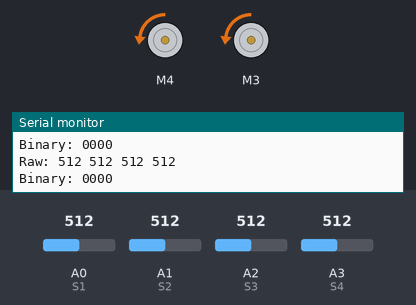
The sketch below on a simulated Arduino Uno, built with avr-gcc and run on an emulated ATmega328P. Shown: 2 × DC motor (green arrow = forward, orange = backward, longer = faster), the last lines printed to the serial monitor. The inputs (shaded band) are chosen by the test bench; at power-on: A1 (S2) = 512, A0 (S1) = 512, A2 (S3) = 512, A3 (S4) = 512.

Above: at 1.2 s.
1.3 s: A1 (S2) set to 209
4.3 s: A1 (S2) set to 189
At 5.5 s:
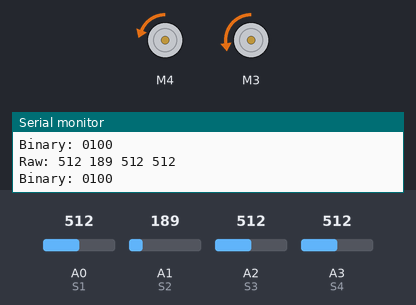
5.8 s: A0 (S1) set to 212
7.3 s: A0 (S1) set to 192
At 7.9 s:
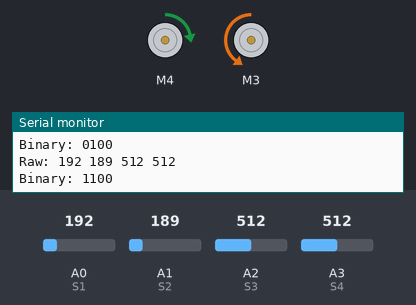
Timing chart, 0 to 9.8 s (numbered marks = the images above; inputs shaded):
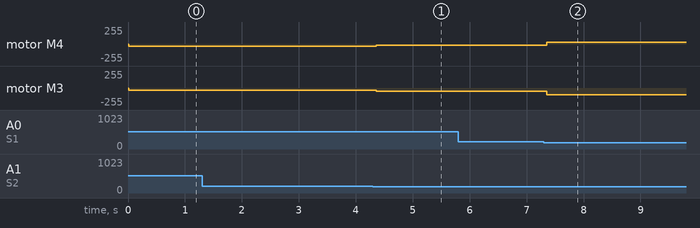

The sketch:

sensor.ino
```cpp
#include <Wire.h>
#include <Adafruit_MotorShield.h>

Adafruit_MotorShield AFMS = Adafruit_MotorShield();

Adafruit_DCMotor *leftMotor = AFMS.getMotor(4);
Adafruit_DCMotor *rightMotor = AFMS.getMotor(3);

// Sensors: Right to Left = A3, A2, A1, A0
const int S1 = A0;  // Left outer
const int S2 = A1;  // Left middle
const int S3 = A2;  // Right middle
const int S4 = A3;  // Right outer

const int threshold = 200;  // Adjust to your surface

// Base speeds (super slow)
const int baseLeftSpeed = 35;
const int baseRightSpeed = 35;

void setup() {
  Serial.begin(9600);
  AFMS.begin();
  Serial.println("=== Line Follower with Spin Recovery ===");

  leftMotor->setSpeed(baseLeftSpeed);
  rightMotor->setSpeed(baseRightSpeed);
}

void loop() {
  int rawS1 = analogRead(S1);
  int rawS2 = analogRead(S2);
  int rawS3 = analogRead(S3);
  int rawS4 = analogRead(S4);

  int s1 = (rawS1 < threshold) ? 1 : 0;
  int s2 = (rawS2 < threshold) ? 1 : 0;
  int s3 = (rawS3 < threshold) ? 1 : 0;
  int s4 = (rawS4 < threshold) ? 1 : 0;

  // Sensor debug output
  Serial.print("Raw: ");
  Serial.print(rawS1); Serial.print(" ");
  Serial.print(rawS2); Serial.print(" ");
  Serial.print(rawS3); Serial.print(" ");
  Serial.println(rawS4);

  Serial.print("Binary: ");
  Serial.print(s1); Serial.print(s2); Serial.print(s3); Serial.println(s4);

  // === MAIN LOGIC ===

  if ((s1 == 1 && s2 == 1 && s3 == 1 && s4 == 0) || (s1 == 1 && s2 == 1 && s3 == 0 && s4 == 0)) {
    while (true) {
      sharpRightSpin();
      rawS1 = analogRead(S1);
      rawS2 = analogRead(S2);
      s1 = (rawS1 < threshold) ? 1 : 0;
      s2 = (rawS2 < threshold) ? 1 : 0;
      if (s1 == 0 && s2 == 0) break;
    }
  } else if ((s1 == 0 && s2 == 1 && s3 == 1 && s4 == 1) || (s1 == 0 && s2 == 0 && s3 == 1 && s4 == 1)) {
    while (true) {
      sharpLeftSpin();
      rawS3 = analogRead(S3);
      rawS4 = analogRead(S4);
      s3 = (rawS3 < threshold) ? 1 : 0;
      s4 = (rawS4 < threshold) ? 1 : 0;
      if (s3 == 0 && s4 == 0) break;
    }
  } else if (s2 == 0 && s3 == 0) {
    goForward();
  } else if (s2 == 1 && s3 == 0) {
    softLeftTurn();
  } else if (s2 == 0 && s3 == 1) {
    softRightTurn();
  } else {
    searchForLine();
  }
}

// === MOVEMENT FUNCTIONS ===

void goForward() {
  leftMotor->setSpeed(baseLeftSpeed);
  rightMotor->setSpeed(baseRightSpeed);
  leftMotor->run(BACKWARD);
  rightMotor->run(BACKWARD);
}

void turnLeft() {
  leftMotor->setSpeed(15);
  rightMotor->setSpeed(40);
  leftMotor->run(BACKWARD);
  rightMotor->run(BACKWARD);
}

void turnRight() {
  leftMotor->setSpeed(40);
  rightMotor->setSpeed(15);
  leftMotor->run(BACKWARD);
  rightMotor->run(BACKWARD);
}

void sharpRightSpin() {
  for (int i = 0; i < 5; i++) {
    leftMotor->setSpeed(30);     // slow backward
    rightMotor->setSpeed(100);    // fast forward
    leftMotor->run(FORWARD);
    rightMotor->run(BACKWARD);
    delay(75);
  }
}

void sharpLeftSpin() {
  for (int i = 0; i < 5; i++) {
    leftMotor->setSpeed(100);     // fast forward
    rightMotor->setSpeed(30);    // slow backward
    leftMotor->run(BACKWARD);
    rightMotor->run(FORWARD);
    delay(75);
  }
}

void softRightTurn() {
  leftMotor->setSpeed(50);
  rightMotor->setSpeed(20);
  leftMotor->run(BACKWARD);
  rightMotor->run(BACKWARD);
}

void softLeftTurn() {
  leftMotor->setSpeed(20);
  rightMotor->setSpeed(50);
  leftMotor->run(BACKWARD);
  rightMotor->run(BACKWARD);
}

void searchForLine() {
  leftMotor->setSpeed(25);
  rightMotor->setSpeed(25);
  leftMotor->run(BACKWARD);
  rightMotor->run(BACKWARD);
}

void hellaSharpRight() {
  leftMotor->setSpeed(85);
  rightMotor->setSpeed(0);
  leftMotor->run(BACKWARD);
  rightMotor->run(RELEASE);
  delay(300);
}

void hellaSharpLeft() {
  leftMotor->setSpeed(0);
  rightMotor->setSpeed(85);
  leftMotor->run(RELEASE);
  rightMotor->run(BACKWARD);
  delay(300);
}
```

Measured:
- the behaviour switches between 200 and 199 on A0 (S1) (found by bisection; images 1 and 2)
- after the input at 4.3 s, motor M4: backward 35/255 → backward 20/255 after 0.06 s; motor M3: backward 35/255 → backward 50/255 after 0.06 s
- after the input at 7.3 s, motor M4: backward 20/255 → forward 30/255 after 0.05 s; motor M3: backward 50/255 → backward 100/255 after 0.05 s
